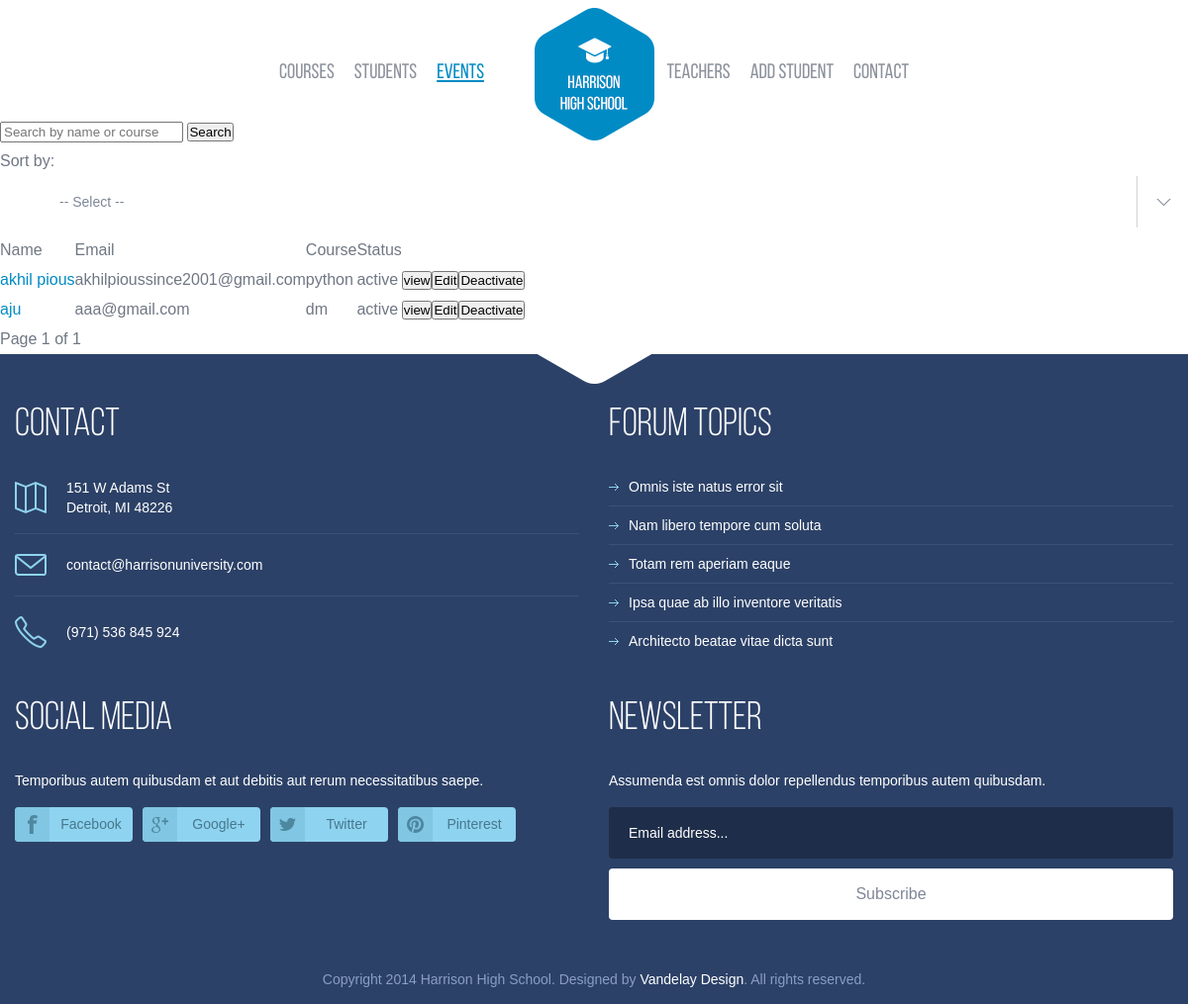
The app's page /student_list, older data.
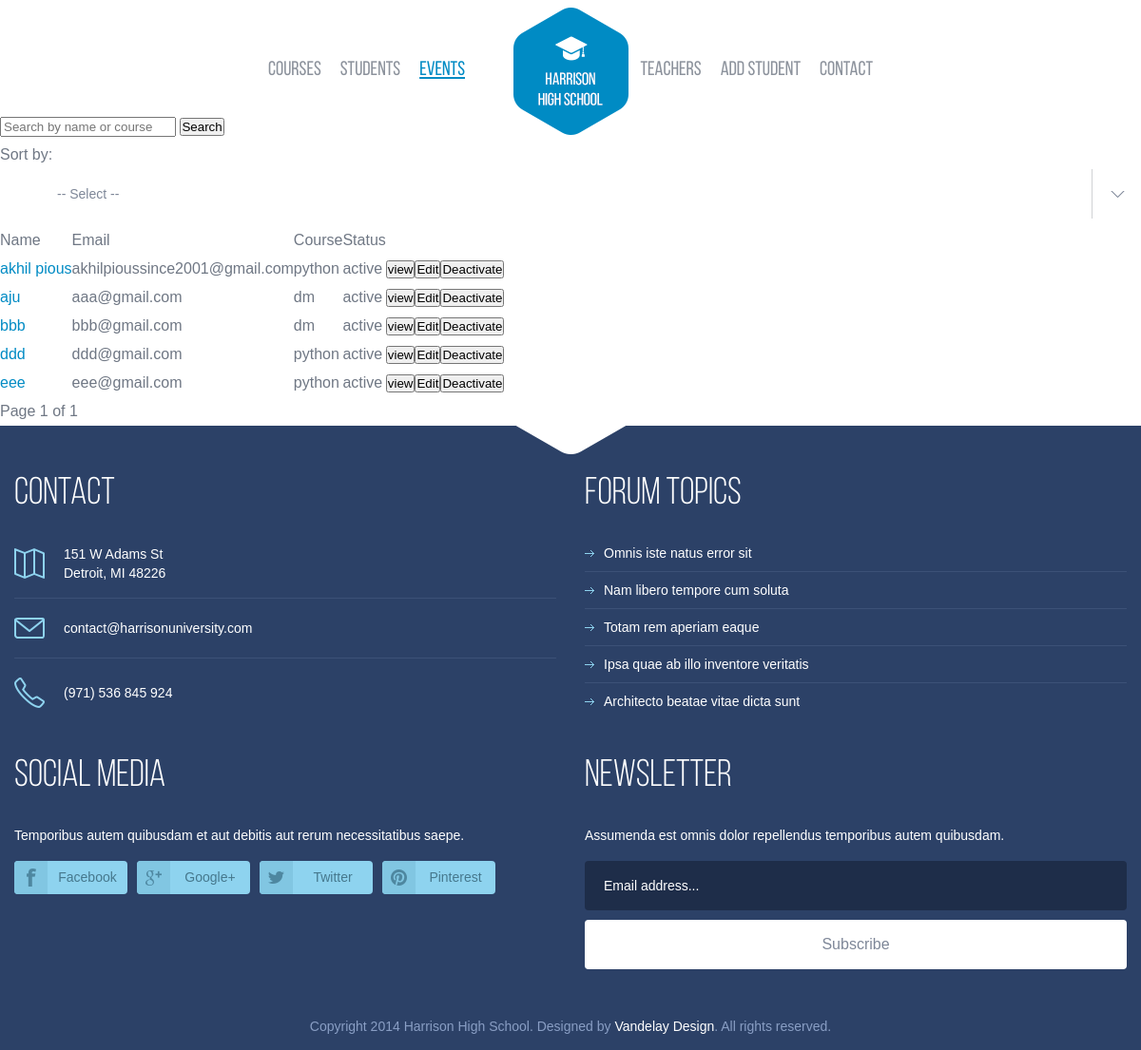
The same page, newer data.
### App/models.py (models this page shows, shortened)
class Student(models.Model):
    STATUS_CHOICES = [
        ('active','Active'),
        ('inactive','Inactive'),
        ('graduated','Graduated')
    ]
    name = models.CharField(max_length=100)
    email = models.EmailField(max_length=100,unique=True)
    course = models.CharField(max_length=100)
    created_at = models.DateTimeField(auto_now_add=True)
    updated_at = models.DateTimeField(auto_now=True)
    status = models.CharField(max_length=20,choices=STATUS_CHOICES,default='active')
    is_active = models.BooleanField(default=True)

### App/views.py (the view)
# urls.py: path('student_list',views.student_list,name='student_list'),
def student_list(request):
    query = request.GET.get('q')
    sort = request.GET.get('sort')
    SORT_OPTIONS = {
        'name':'name',
        'course':'course',
        'created':'-created_at',
    }
    if query:
        students = Student.objects.filter(Q(name__icontains=query)|Q(course__icontains=query),is_active=True)
    else:
        students = Student.objects.filter(is_active=True)
    if sort in SORT_OPTIONS:
        students = students.order_by(SORT_OPTIONS[sort])
    paginator = Paginator(students, 5)
    page_number = request.GET.get('page')
    data = paginator.get_page(page_number)
    return render(request,'student_list.html',{"data":data,"query":query,"sort":sort})

### Template/student_list.html (shortened to what this page needs)
{% extends 'index.html' %}
{% load static %}
{% block content %}
<form action="" method="get">
    <input type="text" placeholder="Search by name or course" name="q" value="{{query|default:'' }}">
    <button type="submit">Search</button><br>
    <label>Sort by:</label>
</form>
<table>
    <tr>
        <th>Name</th>
        <th>Email</th>
        <th>Course</th>
        <th>Status</th>
    </tr>
    {% for i in data %}
    <tr>
        <td><a href="{% url 'student_detail' id=i.id %}">{{i.name}}</a></td>
        <td>{{i.email}}</td>
        <td>{{i.course}}</td>
        <td>{{i.status}}</td>
        <td>
        <a href="{% url 'student_detail' id=i.id %}"><button>view</button></a>
        </td>
        <td>
        <a href="{% url 'update_student' id=i.id %}"><button>Edit</button></a>
        </td>
        <td>
        <a href="{% url 'delete_student' id=i.id %}"><button>Deactivate</button></a>
        </td>
    </tr>
    {% endfor %}
</table>
<div>
    <span>
        Page {{ data.number }} of {{ data.paginator.num_pages }}
    </span>
</div>
{% endblock %}

### Template/index.html (shortened to what this page needs)
<!DOCTYPE html>
 <html lang="en">
{% load static %}
<head>
	<link rel="stylesheet" media="all" href="{% static 'assets/css/style.css' %}">
</head>
<body>
	<header id="header">
		<div class="container">
			<a href="{% url 'index' %}" id="logo" title="HarrisonHighSchool">HarrisonHighSchool</a>
			<nav id="menu">
				<ul>
					<li><a href="{% url 'events' %}">Courses</a></li>
					<li><a href="{% url 'student_list' %}">Students</a></li>
					<li class="current"><a href="{% url 'events' %}">Events</a></li>
 				</ul>
				<ul>
					<li><a href="{% url 'gallery' %}">Teachers</a></li>
					<li><a href="{% url 'add_student' %}">ADD STUDENT</a></li>
					<li><a href=# class="get-contact">Contact</a></li>
   				</ul>
			</nav>
		</div>
	</header>
	 {% block content %}{% endblock %}
	<footer id="footer">
		<div class="container">
			<section>
				<article class="col-1">
					<h3>Contact</h3>
					<ul>
						<li class="address"><a href="#">151 W Adams St<br>Detroit, MI 48226</a></li>
						<li class="mail"><a href="#">contact@harrisonuniversity.com</a></li>
						<li class="phone last"><a href="#">(971) 536 845 924</a></li>
					</ul>
				</article>
				<article class="col-2">
					<h3>Forum topics</h3>
					<ul>
						<li><a href="#">Omnis iste natus error sit</a></li>
						<li><a href="#">Nam libero tempore cum soluta</a></li>
						<li><a href="#">Totam rem aperiam eaque </a></li>
						<li><a href="#">Ipsa quae ab illo inventore veritatis </a></li>
						<li class="last"><a href="#">Architecto beatae vitae dicta sunt </a></li>
					</ul>
				</article>
				<article class="col-3">
					<h3>Social media</h3>
					<p>Temporibus autem quibusdam et aut debitis aut rerum necessitatibus saepe.</p>
					<ul>
						<li class="facebook"><a href="#">Facebook</a></li>
						<li class="google-plus"><a href="#">Google+</a></li>
						<li class="twitter"><a href="#">Twitter</a></li>
						<li class="pinterest"><a href="#">Pinterest</a></li>
					</ul>
				</article>
				<article class="col-4">
					<h3>Newsletter</h3>
					<p>Assumenda est omnis dolor repellendus temporibus autem quibusdam.</p>
					<form action="#">
						<input placeholder="Email address..." type="text">
						<button type="submit">Subscribe</button>
					</form>
				</article>
			</section>
			<p class="copy">Copyright 2014 Harrison High School. Designed by <a href="http://www.vandelaydesign.com/" title="Designed by Vandelay Design" target="_blank">Vandelay Design</a>. All rights reserved.</p>
		</div>
	</footer>
</body>
</html>

Row changes from the older to the newer data that the page shows:
added Student: name "bbb", email "bbb@gmail.com", course "dm", status "active"
added Student: name "ddd", email "ddd@gmail.com", course "python", status "active"
added Student: name "eee", email "eee@gmail.com", course "python", status "active"
